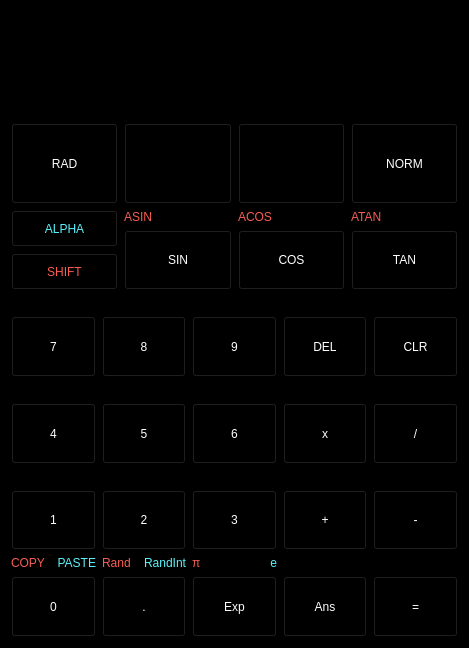
<?xml version="1.0" encoding="UTF-8"?>
<ui version="4.0">
 <class>Widget</class>
 <widget class="QWidget" name="Widget">
  <property name="geometry">
   <rect>
    <x>0</x>
    <y>0</y>
    <width>469</width>
    <height>648</height>
   </rect>
  </property>
  <property name="windowTitle">
   <string>Calculadora</string>
  </property>
  <property name="styleSheet">
   <string notr="true">background:black;
font: 10pt &quot;JetBrainsMono Nerd Font&quot;;
selection-background-color: black;</string>
  </property>
  <layout class="QVBoxLayout" name="verticalLayout_37">
   <item>
    <layout class="QVBoxLayout" name="verticalLayout_35">
     <item>
      <widget class="QLabel" name="inLabel">
       <property name="sizePolicy">
        <sizepolicy hsizetype="Preferred" vsizetype="Fixed">
         <horstretch>0</horstretch>
         <verstretch>0</verstretch>
        </sizepolicy>
       </property>
       <property name="minimumSize">
        <size>
         <width>0</width>
         <height>60</height>
        </size>
       </property>
       <property name="styleSheet">
        <string notr="true">font: 12pt &quot;JetBrainsMono Nerd Font&quot;;</string>
       </property>
       <property name="text">
        <string>0</string>
       </property>
       <property name="alignment">
        <set>Qt::AlignmentFlag::AlignLeading|Qt::AlignmentFlag::AlignLeft|Qt::AlignmentFlag::AlignVCenter</set>
       </property>
      </widget>
     </item>
     <item>
      <widget class="QLabel" name="outLabel">
       <property name="sizePolicy">
        <sizepolicy hsizetype="Preferred" vsizetype="Fixed">
         <horstretch>0</horstretch>
         <verstretch>0</verstretch>
        </sizepolicy>
       </property>
       <property name="minimumSize">
        <size>
         <width>0</width>
         <height>40</height>
        </size>
       </property>
       <property name="styleSheet">
        <string notr="true">font: 16pt &quot;JetBrainsMono Nerd Font&quot;;</string>
       </property>
       <property name="text">
        <string>0</string>
       </property>
       <property name="alignment">
        <set>Qt::AlignmentFlag::AlignRight|Qt::AlignmentFlag::AlignTrailing|Qt::AlignmentFlag::AlignVCenter</set>
       </property>
      </widget>
     </item>
    </layout>
   </item>
   <item>
    <layout class="QHBoxLayout" name="horizontalLayout_40">
     <item>
      <layout class="QVBoxLayout" name="verticalLayout_28">
       <item>
        <widget class="QPushButton" name="pushButton_35">
         <property name="sizePolicy">
          <sizepolicy hsizetype="Minimum" vsizetype="Expanding">
           <horstretch>0</horstretch>
           <verstretch>0</verstretch>
          </sizepolicy>
         </property>
         <property name="cursor">
          <cursorShape>PointingHandCursor</cursorShape>
         </property>
         <property name="styleSheet">
          <string notr="true">color:#fff</string>
         </property>
         <property name="text">
          <string>RAD</string>
         </property>
        </widget>
       </item>
      </layout>
     </item>
     <item>
      <layout class="QVBoxLayout" name="verticalLayout_31">
       <item>
        <widget class="QPushButton" name="pushButton_26">
         <property name="sizePolicy">
          <sizepolicy hsizetype="Minimum" vsizetype="Expanding">
           <horstretch>0</horstretch>
           <verstretch>0</verstretch>
          </sizepolicy>
         </property>
         <property name="cursor">
          <cursorShape>PointingHandCursor</cursorShape>
         </property>
         <property name="text">
          <string>&lt;</string>
         </property>
        </widget>
       </item>
      </layout>
     </item>
     <item>
      <layout class="QVBoxLayout" name="verticalLayout_32">
       <item>
        <layout class="QVBoxLayout" name="verticalLayout_34">
         <item>
          <widget class="QPushButton" name="pushButton_27">
           <property name="sizePolicy">
            <sizepolicy hsizetype="Minimum" vsizetype="Expanding">
             <horstretch>0</horstretch>
             <verstretch>0</verstretch>
            </sizepolicy>
           </property>
           <property name="cursor">
            <cursorShape>PointingHandCursor</cursorShape>
           </property>
           <property name="text">
            <string>&gt;</string>
           </property>
          </widget>
         </item>
        </layout>
       </item>
      </layout>
     </item>
     <item>
      <layout class="QVBoxLayout" name="verticalLayout_33">
       <item>
        <widget class="QPushButton" name="pushButton_37">
         <property name="sizePolicy">
          <sizepolicy hsizetype="Minimum" vsizetype="Expanding">
           <horstretch>0</horstretch>
           <verstretch>0</verstretch>
          </sizepolicy>
         </property>
         <property name="cursor">
          <cursorShape>PointingHandCursor</cursorShape>
         </property>
         <property name="styleSheet">
          <string notr="true">color:#fff</string>
         </property>
         <property name="text">
          <string>NORM</string>
         </property>
        </widget>
       </item>
      </layout>
     </item>
    </layout>
   </item>
   <item>
    <layout class="QHBoxLayout" name="horizontalLayout_37">
     <item>
      <layout class="QVBoxLayout" name="verticalLayout_27">
       <item>
        <widget class="QPushButton" name="pushButton_31">
         <property name="sizePolicy">
          <sizepolicy hsizetype="Minimum" vsizetype="Expanding">
           <horstretch>0</horstretch>
           <verstretch>0</verstretch>
          </sizepolicy>
         </property>
         <property name="cursor">
          <cursorShape>PointingHandCursor</cursorShape>
         </property>
         <property name="styleSheet">
          <string notr="true">color:#5bf2fa</string>
         </property>
         <property name="text">
          <string>ALPHA</string>
         </property>
        </widget>
       </item>
       <item>
        <widget class="QPushButton" name="pushButton_34">
         <property name="sizePolicy">
          <sizepolicy hsizetype="Minimum" vsizetype="Expanding">
           <horstretch>0</horstretch>
           <verstretch>0</verstretch>
          </sizepolicy>
         </property>
         <property name="cursor">
          <cursorShape>PointingHandCursor</cursorShape>
         </property>
         <property name="styleSheet">
          <string notr="true">color:#f75d54</string>
         </property>
         <property name="text">
          <string>SHIFT</string>
         </property>
        </widget>
       </item>
      </layout>
     </item>
     <item>
      <layout class="QVBoxLayout" name="verticalLayout_22">
       <item>
        <layout class="QHBoxLayout" name="horizontalLayout_27">
         <item>
          <widget class="QLabel" name="label_43">
           <property name="styleSheet">
            <string notr="true">color:#f75d54</string>
           </property>
           <property name="text">
            <string>ASIN</string>
           </property>
          </widget>
         </item>
        </layout>
       </item>
       <item>
        <widget class="QPushButton" name="pushButton_22">
         <property name="sizePolicy">
          <sizepolicy hsizetype="Minimum" vsizetype="Expanding">
           <horstretch>0</horstretch>
           <verstretch>0</verstretch>
          </sizepolicy>
         </property>
         <property name="cursor">
          <cursorShape>PointingHandCursor</cursorShape>
         </property>
         <property name="styleSheet">
          <string notr="true">color:#fff</string>
         </property>
         <property name="text">
          <string>SIN</string>
         </property>
        </widget>
       </item>
      </layout>
     </item>
     <item>
      <layout class="QVBoxLayout" name="verticalLayout_23">
       <item>
        <layout class="QHBoxLayout" name="horizontalLayout_28">
         <item>
          <widget class="QLabel" name="label_45">
           <property name="styleSheet">
            <string notr="true">color:#f75d54</string>
           </property>
           <property name="text">
            <string>ACOS</string>
           </property>
          </widget>
         </item>
        </layout>
       </item>
       <item>
        <widget class="QPushButton" name="pushButton_23">
         <property name="sizePolicy">
          <sizepolicy hsizetype="Minimum" vsizetype="Expanding">
           <horstretch>0</horstretch>
           <verstretch>0</verstretch>
          </sizepolicy>
         </property>
         <property name="cursor">
          <cursorShape>PointingHandCursor</cursorShape>
         </property>
         <property name="styleSheet">
          <string notr="true">color:#fff</string>
         </property>
         <property name="text">
          <string>COS</string>
         </property>
        </widget>
       </item>
      </layout>
     </item>
     <item>
      <layout class="QVBoxLayout" name="verticalLayout_24">
       <item>
        <layout class="QHBoxLayout" name="horizontalLayout_29">
         <item>
          <widget class="QLabel" name="label_47">
           <property name="styleSheet">
            <string notr="true">color:#f75d54</string>
           </property>
           <property name="text">
            <string>ATAN</string>
           </property>
          </widget>
         </item>
        </layout>
       </item>
       <item>
        <widget class="QPushButton" name="pushButton_24">
         <property name="sizePolicy">
          <sizepolicy hsizetype="Minimum" vsizetype="Expanding">
           <horstretch>0</horstretch>
           <verstretch>0</verstretch>
          </sizepolicy>
         </property>
         <property name="cursor">
          <cursorShape>PointingHandCursor</cursorShape>
         </property>
         <property name="styleSheet">
          <string notr="true">color:#fff</string>
         </property>
         <property name="text">
          <string>TAN</string>
         </property>
        </widget>
       </item>
      </layout>
     </item>
    </layout>
   </item>
   <item>
    <layout class="QHBoxLayout" name="horizontalLayout_19">
     <item>
      <layout class="QVBoxLayout" name="verticalLayout_16">
       <item>
        <layout class="QHBoxLayout" name="horizontalLayout_20">
         <item>
          <widget class="QLabel" name="label_31">
           <property name="text">
            <string/>
           </property>
          </widget>
         </item>
        </layout>
       </item>
       <item>
        <widget class="QPushButton" name="pushButton_16">
         <property name="sizePolicy">
          <sizepolicy hsizetype="Minimum" vsizetype="Expanding">
           <horstretch>0</horstretch>
           <verstretch>0</verstretch>
          </sizepolicy>
         </property>
         <property name="cursor">
          <cursorShape>PointingHandCursor</cursorShape>
         </property>
         <property name="styleSheet">
          <string notr="true">color:#fff</string>
         </property>
         <property name="text">
          <string>7</string>
         </property>
        </widget>
       </item>
      </layout>
     </item>
     <item>
      <layout class="QVBoxLayout" name="verticalLayout_17">
       <item>
        <layout class="QHBoxLayout" name="horizontalLayout_21">
         <item>
          <widget class="QLabel" name="label_33">
           <property name="text">
            <string/>
           </property>
          </widget>
         </item>
        </layout>
       </item>
       <item>
        <widget class="QPushButton" name="pushButton_17">
         <property name="sizePolicy">
          <sizepolicy hsizetype="Minimum" vsizetype="Expanding">
           <horstretch>0</horstretch>
           <verstretch>0</verstretch>
          </sizepolicy>
         </property>
         <property name="cursor">
          <cursorShape>PointingHandCursor</cursorShape>
         </property>
         <property name="styleSheet">
          <string notr="true">color:#fff</string>
         </property>
         <property name="text">
          <string>8</string>
         </property>
        </widget>
       </item>
      </layout>
     </item>
     <item>
      <layout class="QVBoxLayout" name="verticalLayout_18">
       <item>
        <layout class="QHBoxLayout" name="horizontalLayout_22">
         <item>
          <widget class="QLabel" name="label_35">
           <property name="text">
            <string/>
           </property>
          </widget>
         </item>
        </layout>
       </item>
       <item>
        <widget class="QPushButton" name="pushButton_18">
         <property name="sizePolicy">
          <sizepolicy hsizetype="Minimum" vsizetype="Expanding">
           <horstretch>0</horstretch>
           <verstretch>0</verstretch>
          </sizepolicy>
         </property>
         <property name="cursor">
          <cursorShape>PointingHandCursor</cursorShape>
         </property>
         <property name="styleSheet">
          <string notr="true">color:#fff</string>
         </property>
         <property name="text">
          <string>9</string>
         </property>
        </widget>
       </item>
      </layout>
     </item>
     <item>
      <layout class="QVBoxLayout" name="verticalLayout_19">
       <item>
        <layout class="QHBoxLayout" name="horizontalLayout_23">
         <item>
          <widget class="QLabel" name="label_37">
           <property name="text">
            <string/>
           </property>
          </widget>
         </item>
        </layout>
       </item>
       <item>
        <widget class="QPushButton" name="pushButton_19">
         <property name="sizePolicy">
          <sizepolicy hsizetype="Minimum" vsizetype="Expanding">
           <horstretch>0</horstretch>
           <verstretch>0</verstretch>
          </sizepolicy>
         </property>
         <property name="cursor">
          <cursorShape>PointingHandCursor</cursorShape>
         </property>
         <property name="styleSheet">
          <string notr="true">color:#fff</string>
         </property>
         <property name="text">
          <string>DEL</string>
         </property>
        </widget>
       </item>
      </layout>
     </item>
     <item>
      <layout class="QVBoxLayout" name="verticalLayout_20">
       <item>
        <layout class="QHBoxLayout" name="horizontalLayout_24">
         <item>
          <widget class="QLabel" name="label_39">
           <property name="styleSheet">
            <string notr="true">color:#f75d54</string>
           </property>
           <property name="text">
            <string/>
           </property>
          </widget>
         </item>
        </layout>
       </item>
       <item>
        <widget class="QPushButton" name="pushButton_20">
         <property name="sizePolicy">
          <sizepolicy hsizetype="Minimum" vsizetype="Expanding">
           <horstretch>0</horstretch>
           <verstretch>0</verstretch>
          </sizepolicy>
         </property>
         <property name="cursor">
          <cursorShape>PointingHandCursor</cursorShape>
         </property>
         <property name="styleSheet">
          <string notr="true">color:#fff</string>
         </property>
         <property name="text">
          <string>CLR</string>
         </property>
        </widget>
       </item>
      </layout>
     </item>
    </layout>
   </item>
   <item>
    <layout class="QHBoxLayout" name="horizontalLayout_13">
     <item>
      <layout class="QVBoxLayout" name="verticalLayout_11">
       <item>
        <layout class="QHBoxLayout" name="horizontalLayout_14">
         <item>
          <widget class="QLabel" name="label_21">
           <property name="text">
            <string/>
           </property>
          </widget>
         </item>
        </layout>
       </item>
       <item>
        <widget class="QPushButton" name="pushButton_11">
         <property name="sizePolicy">
          <sizepolicy hsizetype="Minimum" vsizetype="Expanding">
           <horstretch>0</horstretch>
           <verstretch>0</verstretch>
          </sizepolicy>
         </property>
         <property name="cursor">
          <cursorShape>PointingHandCursor</cursorShape>
         </property>
         <property name="styleSheet">
          <string notr="true">color:#fff</string>
         </property>
         <property name="text">
          <string>4</string>
         </property>
        </widget>
       </item>
      </layout>
     </item>
     <item>
      <layout class="QVBoxLayout" name="verticalLayout_12">
       <item>
        <layout class="QHBoxLayout" name="horizontalLayout_15">
         <item>
          <widget class="QLabel" name="label_23">
           <property name="text">
            <string/>
           </property>
          </widget>
         </item>
        </layout>
       </item>
       <item>
        <widget class="QPushButton" name="pushButton_12">
         <property name="sizePolicy">
          <sizepolicy hsizetype="Minimum" vsizetype="Expanding">
           <horstretch>0</horstretch>
           <verstretch>0</verstretch>
          </sizepolicy>
         </property>
         <property name="cursor">
          <cursorShape>PointingHandCursor</cursorShape>
         </property>
         <property name="styleSheet">
          <string notr="true">color:#fff</string>
         </property>
         <property name="text">
          <string>5</string>
         </property>
        </widget>
       </item>
      </layout>
     </item>
     <item>
      <layout class="QVBoxLayout" name="verticalLayout_13">
       <item>
        <layout class="QHBoxLayout" name="horizontalLayout_16">
         <item>
          <widget class="QLabel" name="label_25">
           <property name="text">
            <string/>
           </property>
          </widget>
         </item>
        </layout>
       </item>
       <item>
        <widget class="QPushButton" name="pushButton_13">
         <property name="sizePolicy">
          <sizepolicy hsizetype="Minimum" vsizetype="Expanding">
           <horstretch>0</horstretch>
           <verstretch>0</verstretch>
          </sizepolicy>
         </property>
         <property name="cursor">
          <cursorShape>PointingHandCursor</cursorShape>
         </property>
         <property name="styleSheet">
          <string notr="true">color:#fff</string>
         </property>
         <property name="text">
          <string>6</string>
         </property>
        </widget>
       </item>
      </layout>
     </item>
     <item>
      <layout class="QVBoxLayout" name="verticalLayout_14">
       <item>
        <layout class="QHBoxLayout" name="horizontalLayout_17">
         <item>
          <widget class="QLabel" name="label_27">
           <property name="text">
            <string/>
           </property>
          </widget>
         </item>
        </layout>
       </item>
       <item>
        <widget class="QPushButton" name="pushButton_14">
         <property name="sizePolicy">
          <sizepolicy hsizetype="Minimum" vsizetype="Expanding">
           <horstretch>0</horstretch>
           <verstretch>0</verstretch>
          </sizepolicy>
         </property>
         <property name="cursor">
          <cursorShape>PointingHandCursor</cursorShape>
         </property>
         <property name="styleSheet">
          <string notr="true">color:#fff</string>
         </property>
         <property name="text">
          <string>x</string>
         </property>
        </widget>
       </item>
      </layout>
     </item>
     <item>
      <layout class="QVBoxLayout" name="verticalLayout_15">
       <item>
        <layout class="QHBoxLayout" name="horizontalLayout_18">
         <item>
          <widget class="QLabel" name="label_29">
           <property name="text">
            <string/>
           </property>
          </widget>
         </item>
        </layout>
       </item>
       <item>
        <widget class="QPushButton" name="pushButton_15">
         <property name="sizePolicy">
          <sizepolicy hsizetype="Minimum" vsizetype="Expanding">
           <horstretch>0</horstretch>
           <verstretch>0</verstretch>
          </sizepolicy>
         </property>
         <property name="cursor">
          <cursorShape>PointingHandCursor</cursorShape>
         </property>
         <property name="styleSheet">
          <string notr="true">color:#fff</string>
         </property>
         <property name="text">
          <string>/</string>
         </property>
        </widget>
       </item>
      </layout>
     </item>
    </layout>
   </item>
   <item>
    <layout class="QHBoxLayout" name="horizontalLayout_7">
     <item>
      <layout class="QVBoxLayout" name="verticalLayout_6">
       <item>
        <layout class="QHBoxLayout" name="horizontalLayout_8">
         <item>
          <widget class="QLabel" name="label_11">
           <property name="text">
            <string/>
           </property>
          </widget>
         </item>
        </layout>
       </item>
       <item>
        <widget class="QPushButton" name="pushButton_6">
         <property name="sizePolicy">
          <sizepolicy hsizetype="Minimum" vsizetype="Expanding">
           <horstretch>0</horstretch>
           <verstretch>0</verstretch>
          </sizepolicy>
         </property>
         <property name="cursor">
          <cursorShape>PointingHandCursor</cursorShape>
         </property>
         <property name="styleSheet">
          <string notr="true">color:#fff</string>
         </property>
         <property name="text">
          <string>1</string>
         </property>
        </widget>
       </item>
      </layout>
     </item>
     <item>
      <layout class="QVBoxLayout" name="verticalLayout_7">
       <item>
        <layout class="QHBoxLayout" name="horizontalLayout_9">
         <item>
          <widget class="QLabel" name="label_13">
           <property name="text">
            <string/>
           </property>
          </widget>
         </item>
        </layout>
       </item>
       <item>
        <widget class="QPushButton" name="pushButton_7">
         <property name="sizePolicy">
          <sizepolicy hsizetype="Minimum" vsizetype="Expanding">
           <horstretch>0</horstretch>
           <verstretch>0</verstretch>
          </sizepolicy>
         </property>
         <property name="cursor">
          <cursorShape>PointingHandCursor</cursorShape>
         </property>
         <property name="styleSheet">
          <string notr="true">color:#fff</string>
         </property>
         <property name="text">
          <string>2</string>
         </property>
        </widget>
       </item>
      </layout>
     </item>
     <item>
      <layout class="QVBoxLayout" name="verticalLayout_8">
       <item>
        <layout class="QHBoxLayout" name="horizontalLayout_10">
         <item>
          <widget class="QLabel" name="label_15">
           <property name="text">
            <string/>
           </property>
          </widget>
         </item>
        </layout>
       </item>
       <item>
        <widget class="QPushButton" name="pushButton_8">
         <property name="sizePolicy">
          <sizepolicy hsizetype="Minimum" vsizetype="Expanding">
           <horstretch>0</horstretch>
           <verstretch>0</verstretch>
          </sizepolicy>
         </property>
         <property name="cursor">
          <cursorShape>PointingHandCursor</cursorShape>
         </property>
         <property name="styleSheet">
          <string notr="true">color:#fff</string>
         </property>
         <property name="text">
          <string>3</string>
         </property>
        </widget>
       </item>
      </layout>
     </item>
     <item>
      <layout class="QVBoxLayout" name="verticalLayout_9">
       <item>
        <layout class="QHBoxLayout" name="horizontalLayout_11">
         <item>
          <widget class="QLabel" name="label_17">
           <property name="text">
            <string/>
           </property>
          </widget>
         </item>
        </layout>
       </item>
       <item>
        <widget class="QPushButton" name="pushButton_9">
         <property name="sizePolicy">
          <sizepolicy hsizetype="Minimum" vsizetype="Expanding">
           <horstretch>0</horstretch>
           <verstretch>0</verstretch>
          </sizepolicy>
         </property>
         <property name="cursor">
          <cursorShape>PointingHandCursor</cursorShape>
         </property>
         <property name="styleSheet">
          <string notr="true">color:#fff</string>
         </property>
         <property name="text">
          <string>+</string>
         </property>
        </widget>
       </item>
      </layout>
     </item>
     <item>
      <layout class="QVBoxLayout" name="verticalLayout_10">
       <item>
        <layout class="QHBoxLayout" name="horizontalLayout_12">
         <item>
          <widget class="QLabel" name="label_19">
           <property name="text">
            <string/>
           </property>
          </widget>
         </item>
        </layout>
       </item>
       <item>
        <widget class="QPushButton" name="pushButton_10">
         <property name="sizePolicy">
          <sizepolicy hsizetype="Minimum" vsizetype="Expanding">
           <horstretch>0</horstretch>
           <verstretch>0</verstretch>
          </sizepolicy>
         </property>
         <property name="cursor">
          <cursorShape>PointingHandCursor</cursorShape>
         </property>
         <property name="styleSheet">
          <string notr="true">color:#fff</string>
         </property>
         <property name="text">
          <string>-</string>
         </property>
        </widget>
       </item>
      </layout>
     </item>
    </layout>
   </item>
   <item>
    <layout class="QHBoxLayout" name="horizontalLayout_2">
     <item>
      <layout class="QVBoxLayout" name="verticalLayout">
       <item>
        <layout class="QHBoxLayout" name="horizontalLayout">
         <item>
          <widget class="QLabel" name="label">
           <property name="styleSheet">
            <string notr="true">color:#f75d54</string>
           </property>
           <property name="text">
            <string>COPY</string>
           </property>
          </widget>
         </item>
         <item>
          <widget class="QLabel" name="label_2">
           <property name="styleSheet">
            <string notr="true">color:#5bf2fa</string>
           </property>
           <property name="text">
            <string>PASTE</string>
           </property>
           <property name="alignment">
            <set>Qt::AlignmentFlag::AlignRight|Qt::AlignmentFlag::AlignTrailing|Qt::AlignmentFlag::AlignVCenter</set>
           </property>
          </widget>
         </item>
        </layout>
       </item>
       <item>
        <widget class="QPushButton" name="pushButton">
         <property name="sizePolicy">
          <sizepolicy hsizetype="Minimum" vsizetype="Expanding">
           <horstretch>0</horstretch>
           <verstretch>0</verstretch>
          </sizepolicy>
         </property>
         <property name="cursor">
          <cursorShape>PointingHandCursor</cursorShape>
         </property>
         <property name="styleSheet">
          <string notr="true">color:#fff</string>
         </property>
         <property name="text">
          <string>0</string>
         </property>
        </widget>
       </item>
      </layout>
     </item>
     <item>
      <layout class="QVBoxLayout" name="verticalLayout_2">
       <item>
        <layout class="QHBoxLayout" name="horizontalLayout_3">
         <item>
          <widget class="QLabel" name="label_3">
           <property name="styleSheet">
            <string notr="true">color:#f75d54</string>
           </property>
           <property name="text">
            <string>Rand</string>
           </property>
          </widget>
         </item>
         <item>
          <widget class="QLabel" name="label_4">
           <property name="styleSheet">
            <string notr="true">color:#5bf2fa</string>
           </property>
           <property name="text">
            <string>RandInt</string>
           </property>
           <property name="alignment">
            <set>Qt::AlignmentFlag::AlignRight|Qt::AlignmentFlag::AlignTrailing|Qt::AlignmentFlag::AlignVCenter</set>
           </property>
          </widget>
         </item>
        </layout>
       </item>
       <item>
        <widget class="QPushButton" name="pushButton_2">
         <property name="sizePolicy">
          <sizepolicy hsizetype="Minimum" vsizetype="Expanding">
           <horstretch>0</horstretch>
           <verstretch>0</verstretch>
          </sizepolicy>
         </property>
         <property name="cursor">
          <cursorShape>PointingHandCursor</cursorShape>
         </property>
         <property name="styleSheet">
          <string notr="true">color:#fff</string>
         </property>
         <property name="text">
          <string>.</string>
         </property>
        </widget>
       </item>
      </layout>
     </item>
     <item>
      <layout class="QVBoxLayout" name="verticalLayout_3">
       <item>
        <layout class="QHBoxLayout" name="horizontalLayout_4">
         <item>
          <widget class="QLabel" name="label_5">
           <property name="styleSheet">
            <string notr="true">color:#f75d54</string>
           </property>
           <property name="text">
            <string>π</string>
           </property>
          </widget>
         </item>
         <item>
          <widget class="QLabel" name="label_6">
           <property name="styleSheet">
            <string notr="true">color:#5bf2fa</string>
           </property>
           <property name="text">
            <string>e</string>
           </property>
           <property name="alignment">
            <set>Qt::AlignmentFlag::AlignRight|Qt::AlignmentFlag::AlignTrailing|Qt::AlignmentFlag::AlignVCenter</set>
           </property>
          </widget>
         </item>
        </layout>
       </item>
       <item>
        <widget class="QPushButton" name="pushButton_3">
         <property name="sizePolicy">
          <sizepolicy hsizetype="Minimum" vsizetype="Expanding">
           <horstretch>0</horstretch>
           <verstretch>0</verstretch>
          </sizepolicy>
         </property>
         <property name="cursor">
          <cursorShape>PointingHandCursor</cursorShape>
         </property>
         <property name="styleSheet">
          <string notr="true">color:#fff</string>
         </property>
         <property name="text">
          <string>Exp</string>
         </property>
        </widget>
       </item>
      </layout>
     </item>
     <item>
      <layout class="QVBoxLayout" name="verticalLayout_4">
       <item>
        <layout class="QHBoxLayout" name="horizontalLayout_5">
         <item>
          <widget class="QLabel" name="label_7">
           <property name="styleSheet">
            <string notr="true">color:#f75d54</string>
           </property>
           <property name="text">
            <string/>
           </property>
          </widget>
         </item>
        </layout>
       </item>
       <item>
        <widget class="QPushButton" name="pushButton_4">
         <property name="sizePolicy">
          <sizepolicy hsizetype="Minimum" vsizetype="Expanding">
           <horstretch>0</horstretch>
           <verstretch>0</verstretch>
          </sizepolicy>
         </property>
         <property name="cursor">
          <cursorShape>PointingHandCursor</cursorShape>
         </property>
         <property name="styleSheet">
          <string notr="true">color:#fff</string>
         </property>
         <property name="text">
          <string>Ans</string>
         </property>
        </widget>
       </item>
      </layout>
     </item>
     <item>
      <layout class="QVBoxLayout" name="verticalLayout_5">
       <item>
        <layout class="QHBoxLayout" name="horizontalLayout_6">
         <item>
          <widget class="QLabel" name="label_9">
           <property name="styleSheet">
            <string notr="true">color:#f75d54</string>
           </property>
           <property name="text">
            <string/>
           </property>
          </widget>
         </item>
        </layout>
       </item>
       <item>
        <widget class="QPushButton" name="pushButton_5">
         <property name="sizePolicy">
          <sizepolicy hsizetype="Minimum" vsizetype="Expanding">
           <horstretch>0</horstretch>
           <verstretch>0</verstretch>
          </sizepolicy>
         </property>
         <property name="cursor">
          <cursorShape>PointingHandCursor</cursorShape>
         </property>
         <property name="styleSheet">
          <string notr="true">color:#fff</string>
         </property>
         <property name="text">
          <string>=</string>
         </property>
        </widget>
       </item>
      </layout>
     </item>
    </layout>
   </item>
  </layout>
 </widget>
 <resources/>
 <connections/>
</ui>
